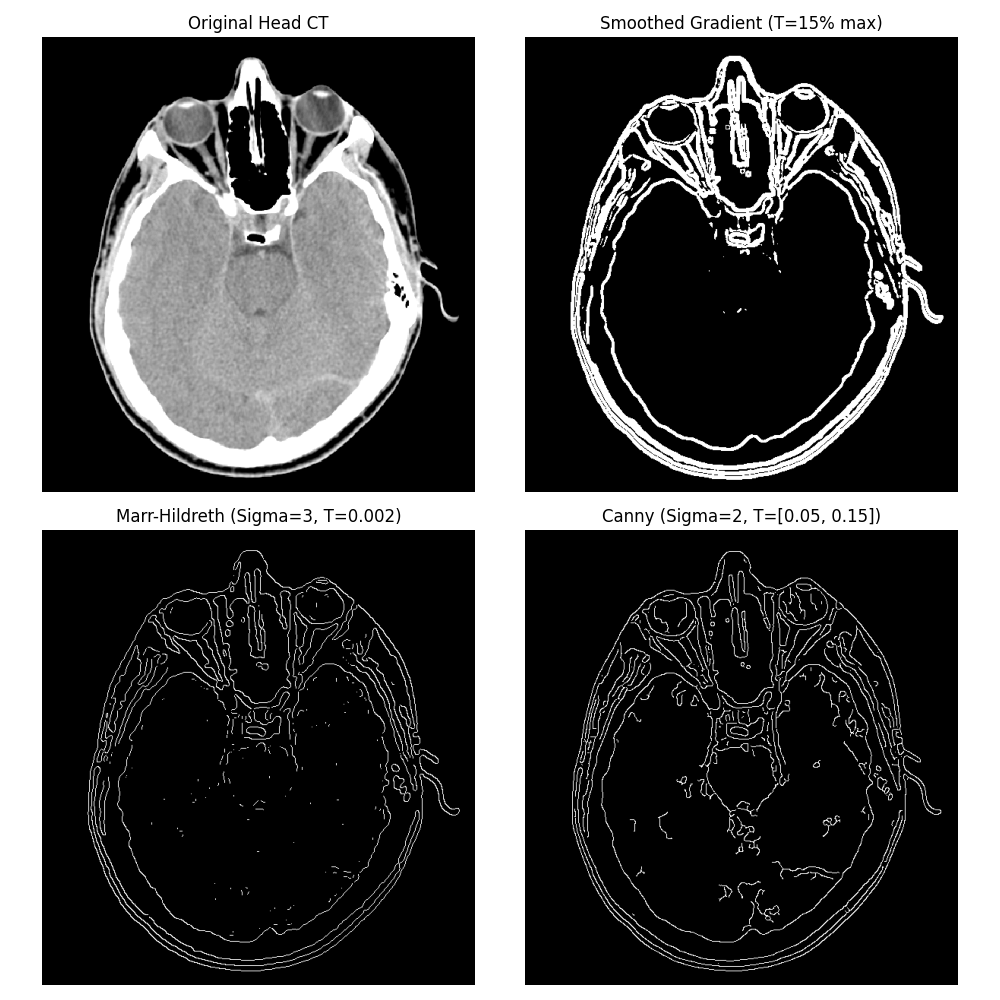

The script that saved this image:

import sys
import numpy as np
import matplotlib.pyplot as plt
from skimage.io import imread
from skimage.util import img_as_float
from scipy.ndimage import convolve, uniform_filter
from General.edge import edge
from General.fspecial import fspecial
from libDIPUM.data_path import dip_data
print("Running Figure1026 (Edge Detection Comparison)...")


def log_zero_cross_edges(f, sigma, threshold):
    """
    LoG edge detector with thresholded zero crossings.
    """
    hsize = int(np.ceil(6 * sigma))
    if hsize % 2 == 0:
        hsize += 1

    h = fspecial('log', hsize, sigma)
    log_img = convolve(f, h, mode='nearest')

    out = np.zeros_like(log_img, dtype=bool)

    a = log_img[:-1, :]
    b = log_img[1:, :]
    zc = (a * b) < 0
    strong = np.abs(a - b) > threshold
    out[:-1, :] |= (zc & strong)

    a = log_img[:, :-1]
    b = log_img[:, 1:]
    zc = (a * b) < 0
    strong = np.abs(a - b) > threshold
    out[:, :-1] |= (zc & strong)

    return log_img, out

# Data
img_path = dip_data('headCT.tif')
f = img_as_float(imread(img_path))

# 1. Smoothed Gradient
# w = fspecial('average', 5);
# fs = imfilter(f,w,'replicate');
fs = uniform_filter(f, size=5, mode='nearest')

# Sobel Masks
# Sx = [-1 -2 -1; 0 0 0; 1 2 1];
# Sy = [-1 0 1; -2 0 2; -1 0 1];
Sx = np.array([[-1, -2, -1], [0, 0, 0], [1, 2, 1]], dtype=float)
Sy = np.array([[-1, 0, 1], [-2, 0, 2], [-1, 0, 1]], dtype=float)

# Gxs = abs(imfilter(fs,Sx,'conv','replicate'));
# Gys = abs(imfilter(fs,Sy,'conv','replicate'));
Gxs = np.abs(convolve(fs, Sx, mode='nearest'))
Gys = np.abs(convolve(fs, Sy, mode='nearest'))

# gs = Gxs + Gys; % Gradient image.
gs = Gxs + Gys

# gst=gs>=0.15*max(gs(:));
gst = gs >= (0.15 * gs.max())

# 2. Marr-Hildreth edge detection.
# gm = edge(f,'log',0.002,3);
# Note: 0.002 threshold. Sigma=3.
gm = log_zero_cross_edges(f, sigma=3, threshold=0.002)[1]

# 3. Canny edge detection
# gcan = edge(f,'canny',[0.05 0.15], 2);
gcan = edge(f, 'canny', [0.05, 0.15], 2)

# Display
fig, axes = plt.subplots(2, 2, figsize=(10, 10))
axes = axes.flatten()

axes[0].imshow(f, cmap='gray')
axes[0].set_title('Original Head CT')
axes[0].axis('off')

axes[1].imshow(gst, cmap='gray')
axes[1].set_title('Smoothed Gradient (T=15% max)')
axes[1].axis('off')

axes[2].imshow(gm, cmap='gray')
axes[2].set_title('Marr-Hildreth (Sigma=3, T=0.002)')
axes[2].axis('off')

axes[3].imshow(gcan, cmap='gray')
axes[3].set_title('Canny (Sigma=2, T=[0.05, 0.15])')
axes[3].axis('off')

plt.tight_layout()
plt.savefig('Figure1026.png')
print("Saved Figure1026.png")
plt.show()
